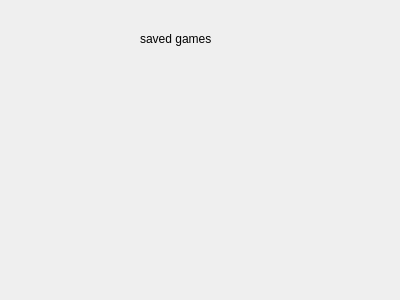
<?xml version="1.0" encoding="UTF-8"?>
<ui version="4.0">
 <class>savedGamesMenu</class>
 <widget class="QWidget" name="savedGamesMenu">
  <property name="geometry">
   <rect>
    <x>0</x>
    <y>0</y>
    <width>400</width>
    <height>300</height>
   </rect>
  </property>
  <property name="windowTitle">
   <string>Form</string>
  </property>
  <widget class="QLabel" name="label">
   <property name="geometry">
    <rect>
     <x>140</x>
     <y>30</y>
     <width>131</width>
     <height>17</height>
    </rect>
   </property>
   <property name="text">
    <string>saved games</string>
   </property>
  </widget>
 </widget>
 <resources/>
 <connections/>
</ui>
